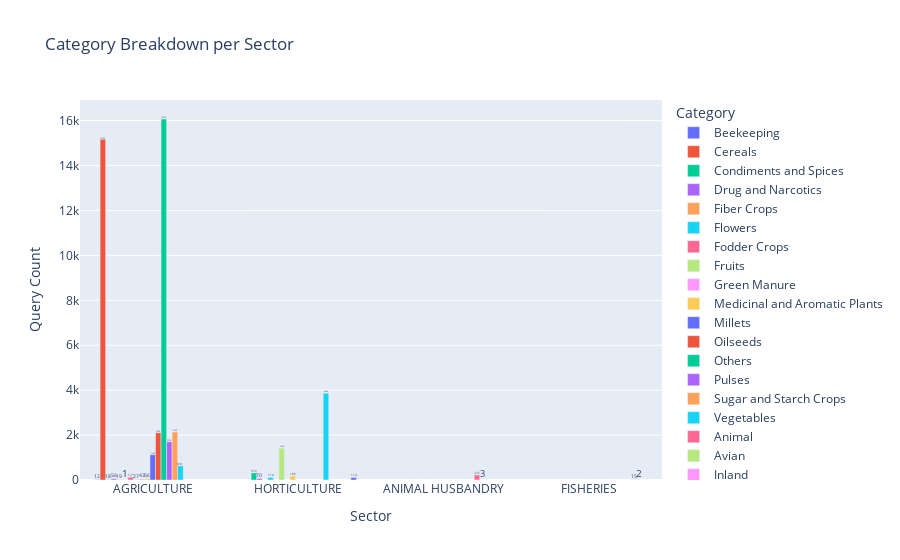

Notebook code for this chart:
### Code cell
# Count queries grouped by Sector and Category
sector_cat = df.groupby(['Sector', 'Category']).size().reset_index(name='Count')

# Clustered bar chart (Grouped)
fig2 = px.bar(sector_cat, x='Sector', y='Count', color='Category',
              title='Category Breakdown per Sector', barmode='group', text='Count')
fig2.update_layout(xaxis_title='Sector', yaxis_title='Query Count')
fig2.show()

### Figure 1 — Plotly figure (JSON) as saved in the notebook; plotly's stock layout.template omitted (floating-point values rounded to 4 significant figures)
{"data": [{"alignmentgroup": "True", "hovertemplate": "Category=Beekeeping<br>Sector=%{x}<br>Count=%{text}<extra></extra>", "legendgroup": "Beekeeping", "marker": {"color": "#636efa", "pattern": {"shape": ""}}, "name": "Beekeeping", "offsetgroup": "Beekeeping", "orientation": "v", "showlegend": true, "text": [12.0], "textposition": "auto", "type": "bar", "x": ["AGRICULTURE"], "xaxis": "x", "y": [12], "yaxis": "y"}, {"alignmentgroup": "True", "hovertemplate": "Category=Cereals<br>Sector=%{x}<br>Count=%{text}<extra></extra>", "legendgroup": "Cereals", "marker": {"color": "#EF553B", "pattern": {"shape": ""}}, "name": "Cereals", "offsetgroup": "Cereals", "orientation": "v", "showlegend": true, "text": [15160.0], "textposition": "auto", "type": "bar", "x": ["AGRICULTURE"], "xaxis": "x", "y": [15165], "yaxis": "y"}, {"alignmentgroup": "True", "hovertemplate": "Category=Condiments and Spices<br>Sector=%{x}<br>Count=%{text}<extra></extra>", "legendgroup": "Condiments and Spices", "marker": {"color": "#00cc96", "pattern": {"shape": ""}}, "name": "Condiments and Spices", "offsetgroup": "Condiments and Spices", "orientation": "v", "showlegend": true, "text": [18.0, 316.0], "textposition": "auto", "type": "bar", "x": ["AGRICULTURE", "HORTICULTURE"], "xaxis": "x", "y": [18, 316], "yaxis": "y"}, {"alignmentgroup": "True", "hovertemplate": "Category=Drug and Narcotics<br>Sector=%{x}<br>Count=%{text}<extra></extra>", "legendgroup": "Drug and Narcotics", "marker": {"color": "#ab63fa", "pattern": {"shape": ""}}, "name": "Drug and Narcotics", "offsetgroup": "Drug and Narcotics", "orientation": "v", "showlegend": true, "text": [56.0, 70.0], "textposition": "auto", "type": "bar", "x": ["AGRICULTURE", "HORTICULTURE"], "xaxis": "x", "y": [56, 70], "yaxis": "y"}, {"alignmentgroup": "True", "hovertemplate": "Category=Fiber Crops<br>Sector=%{x}<br>Count=%{text}<extra></extra>", "legendgroup": "Fiber Crops", "marker": {"color": "#FFA15A", "pattern": {"shape": ""}}, "name": "Fiber Crops", "offsetgroup": "Fiber Crops", "orientation": "v", "showlegend": true, "text": [19.0], "textposition": "auto", "type": "bar", "x": ["AGRICULTURE"], "xaxis": "x", "y": [19], "yaxis": "y"}, {"alignmentgroup": "True", "hovertemplate": "Category=Flowers<br>Sector=%{x}<br>Count=%{text}<extra></extra>", "legendgroup": "Flowers", "marker": {"color": "#19d3f3", "pattern": {"shape": ""}}, "name": "Flowers", "offsetgroup": "Flowers", "orientation": "v", "showlegend": true, "text": [1.0, 114.0], "textposition": "auto", "type": "bar", "x": ["AGRICULTURE", "HORTICULTURE"], "xaxis": "x", "y": [1, 114], "yaxis": "y"}, {"alignmentgroup": "True", "hovertemplate": "Category=Fodder Crops<br>Sector=%{x}<br>Count=%{text}<extra></extra>", "legendgroup": "Fodder Crops", "marker": {"color": "#FF6692", "pattern": {"shape": ""}}, "name": "Fodder Crops", "offsetgroup": "Fodder Crops", "orientation": "v", "showlegend": true, "text": [127.0], "textposition": "auto", "type": "bar", "x": ["AGRICULTURE"], "xaxis": "x", "y": [127], "yaxis": "y"}, {"alignmentgroup": "True", "hovertemplate": "Category=Fruits<br>Sector=%{x}<br>Count=%{text}<extra></extra>", "legendgroup": "Fruits", "marker": {"color": "#B6E880", "pattern": {"shape": ""}}, "name": "Fruits", "offsetgroup": "Fruits", "orientation": "v", "showlegend": true, "text": [27.0, 1420.0], "textposition": "auto", "type": "bar", "x": ["AGRICULTURE", "HORTICULTURE"], "xaxis": "x", "y": [27, 1420], "yaxis": "y"}, {"alignmentgroup": "True", "hovertemplate": "Category=Green Manure<br>Sector=%{x}<br>Count=%{text}<extra></extra>", "legendgroup": "Green Manure", "marker": {"color": "#FF97FF", "pattern": {"shape": ""}}, "name": "Green Manure", "offsetgroup": "Green Manure", "orientation": "v", "showlegend": true, "text": [43.0], "textposition": "auto", "type": "bar", "x": ["AGRICULTURE"], "xaxis": "x", "y": [43], "yaxis": "y"}, {"alignmentgroup": "True", "hovertemplate": "Category=Medicinal and Aromatic Plants<br>Sector=%{x}<br>Count=%{text}<extra></extra>", "legendgroup": "Medicinal and Aromatic Plants", "marker": {"color": "#FECB52", "pattern": {"shape": ""}}, "name": "Medicinal and Aromatic Plants", "offsetgroup": "Medicinal and Aromatic Plants", "orientation": "v", "showlegend": true, "text": [56.0, 186.0], "textposition": "auto", "type": "bar", "x": ["AGRICULTURE", "HORTICULTURE"], "xaxis": "x", "y": [56, 186], "yaxis": "y"}, {"alignmentgroup": "True", "hovertemplate": "Category=Millets<br>Sector=%{x}<br>Count=%{text}<extra></extra>", "legendgroup": "Millets", "marker": {"color": "#636efa", "pattern": {"shape": ""}}, "name": "Millets", "offsetgroup": "Millets", "orientation": "v", "showlegend": true, "text": [1126.0], "textposition": "auto", "type": "bar", "x": ["AGRICULTURE"], "xaxis": "x", "y": [1126], "yaxis": "y"}, {"alignmentgroup": "True", "hovertemplate": "Category=Oilseeds<br>Sector=%{x}<br>Count=%{text}<extra></extra>", "legendgroup": "Oilseeds", "marker": {"color": "#EF553B", "pattern": {"shape": ""}}, "name": "Oilseeds", "offsetgroup": "Oilseeds", "orientation": "v", "showlegend": true, "text": [2104.0], "textposition": "auto", "type": "bar", "x": ["AGRICULTURE"], "xaxis": "x", "y": [2104], "yaxis": "y"}, {"alignmentgroup": "True", "hovertemplate": "Category=Others<br>Sector=%{x}<br>Count=%{text}<extra></extra>", "legendgroup": "Others", "marker": {"color": "#00cc96", "pattern": {"shape": ""}}, "name": "Others", "offsetgroup": "Others", "orientation": "v", "showlegend": true, "text": [16070.0], "textposition": "auto", "type": "bar", "x": ["AGRICULTURE"], "xaxis": "x", "y": [16072], "yaxis": "y"}, {"alignmentgroup": "True", "hovertemplate": "Category=Pulses<br>Sector=%{x}<br>Count=%{text}<extra></extra>", "legendgroup": "Pulses", "marker": {"color": "#ab63fa", "pattern": {"shape": ""}}, "name": "Pulses", "offsetgroup": "Pulses", "orientation": "v", "showlegend": true, "text": [1702.0], "textposition": "auto", "type": "bar", "x": ["AGRICULTURE"], "xaxis": "x", "y": [1702], "yaxis": "y"}, {"alignmentgroup": "True", "hovertemplate": "Category=Sugar and Starch Crops<br>Sector=%{x}<br>Count=%{text}<extra></extra>", "legendgroup": "Sugar and Starch Crops", "marker": {"color": "#FFA15A", "pattern": {"shape": ""}}, "name": "Sugar and Starch Crops", "offsetgroup": "Sugar and Starch Crops", "orientation": "v", "showlegend": true, "text": [2139.0], "textposition": "auto", "type": "bar", "x": ["AGRICULTURE"], "xaxis": "x", "y": [2139], "yaxis": "y"}, {"alignmentgroup": "True", "hovertemplate": "Category=Vegetables<br>Sector=%{x}<br>Count=%{text}<extra></extra>", "legendgroup": "Vegetables", "marker": {"color": "#19d3f3", "pattern": {"shape": ""}}, "name": "Vegetables", "offsetgroup": "Vegetables", "orientation": "v", "showlegend": true, "text": [631.0, 3864.0], "textposition": "auto", "type": "bar", "x": ["AGRICULTURE", "HORTICULTURE"], "xaxis": "x", "y": [631, 3864], "yaxis": "y"}, {"alignmentgroup": "True", "hovertemplate": "Category=Animal<br>Sector=%{x}<br>Count=%{text}<extra></extra>", "legendgroup": "Animal", "marker": {"color": "#FF6692", "pattern": {"shape": ""}}, "name": "Animal", "offsetgroup": "Animal", "orientation": "v", "showlegend": true, "text": [225.0], "textposition": "auto", "type": "bar", "x": ["ANIMAL HUSBANDRY"], "xaxis": "x", "y": [225], "yaxis": "y"}, {"alignmentgroup": "True", "hovertemplate": "Category=Avian<br>Sector=%{x}<br>Count=%{text}<extra></extra>", "legendgroup": "Avian", "marker": {"color": "#B6E880", "pattern": {"shape": ""}}, "name": "Avian", "offsetgroup": "Avian", "orientation": "v", "showlegend": true, "text": [3.0], "textposition": "auto", "type": "bar", "x": ["ANIMAL HUSBANDRY"], "xaxis": "x", "y": [3], "yaxis": "y"}, {"alignmentgroup": "True", "hovertemplate": "Category=Inland<br>Sector=%{x}<br>Count=%{text}<extra></extra>", "legendgroup": "Inland", "marker": {"color": "#FF97FF", "pattern": {"shape": ""}}, "name": "Inland", "offsetgroup": "Inland", "orientation": "v", "showlegend": true, "text": [15.0], "textposition": "auto", "type": "bar", "x": ["FISHERIES"], "xaxis": "x", "y": [15], "yaxis": "y"}, {"alignmentgroup": "True", "hovertemplate": "Category=Marine<br>Sector=%{x}<br>Count=%{text}<extra></extra>", "legendgroup": "Marine", "marker": {"color": "#FECB52", "pattern": {"shape": ""}}, "name": "Marine", "offsetgroup": "Marine", "orientation": "v", "showlegend": true, "text": [2.0], "textposition": "auto", "type": "bar", "x": ["FISHERIES"], "xaxis": "x", "y": [2], "yaxis": "y"}, {"alignmentgroup": "True", "hovertemplate": "Category=Plantation Crops<br>Sector=%{x}<br>Count=%{text}<extra></extra>", "legendgroup": "Plantation Crops", "marker": {"color": "#636efa", "pattern": {"shape": ""}}, "name": "Plantation Crops", "offsetgroup": "Plantation Crops", "orientation": "v", "showlegend": true, "text": [114.0], "textposition": "auto", "type": "bar", "x": ["HORTICULTURE"], "xaxis": "x", "y": [114], "yaxis": "y"}], "layout": {"barmode": "group", "legend": {"title": {"text": "Category"}, "tracegroupgap": 0}, "title": {"text": "Category Breakdown per Sector"}, "xaxis": {"anchor": "y", "domain": [0, 1], "title": {"text": "Sector"}}, "yaxis": {"anchor": "x", "domain": [0, 1], "title": {"text": "Query Count"}}}}
